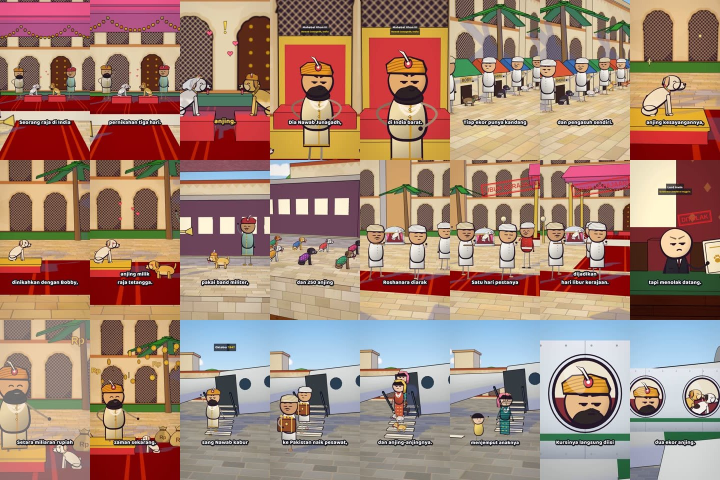
#> input picture content/nikahan-anjing/qa_sheet.jpg, 1440 x 960 px, given in place of f0005.jpg, which was not available (shown at 1/2 size)
$ python make_cover.py 5
#> lines starting #> are read from the running program, lines starting #| are printed output that depends on the picture
from PIL import Image, ImageDraw, ImageFont
import sys
F = int(sys.argv[1]) if len(sys.argv) > 1 else 195
im = Image.open(f"/root/shorts/anjing/frames/f{F:04d}.jpg").convert("RGB")
#> im is the input picture: PIL image 1440x960 RGB; mean R, G, B 163.6, 132.7, 116.8
W, H = im.size
#> W = 1440; H = 960
# soft top gradient for legibility
g = Image.new("L", (1, H))
for y in range(H):
    g.putpixel((0, y), int(150 * max(0, 1 - y / 760)))
dark = Image.new("RGB", (W, H), (20, 18, 30))
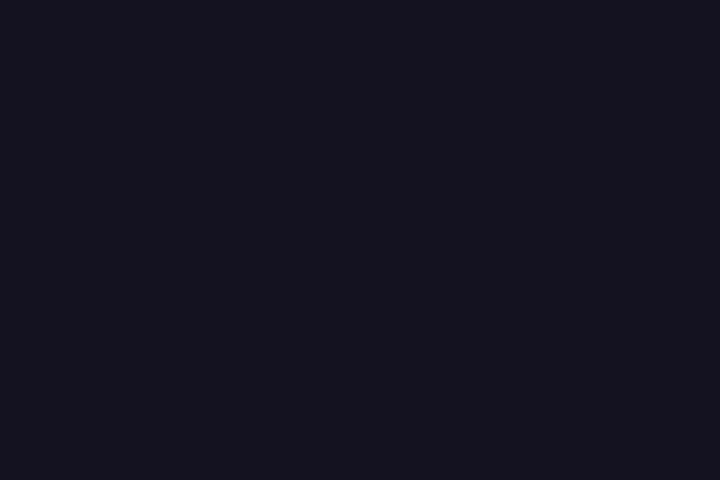
#> dark: PIL image 1440x960 RGB (shown at 1/2 size); mean R, G, B 20, 18, 30
im = Image.composite(dark, im, g.resize((W, H)))
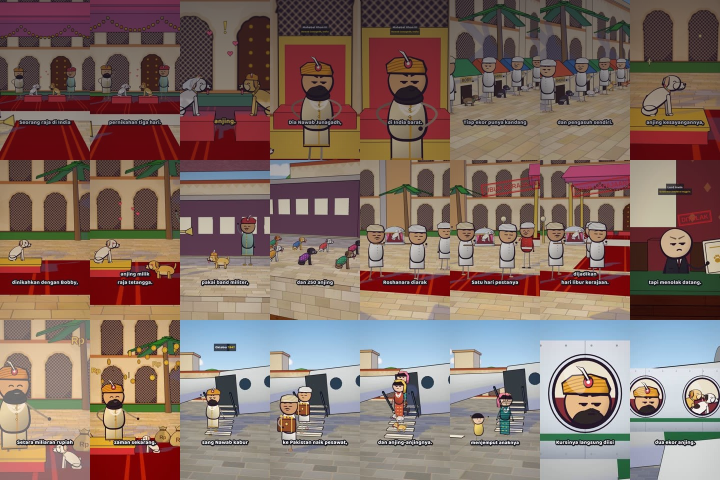
#> im: PIL image 1440x960 RGB (shown at 1/2 size); mean R, G, B 130, 108.6, 100.3
d = ImageDraw.Draw(im)
font = ImageFont.truetype("/root/shorts/anjing/fonts/Baloo2-ExtraBold.ttf", 104)
lines = [[("RAJA INI", "w")], [("NIKAHKAN ", "w"), ("ANJING", "y")], [("PESTA 3 HARI", "w")]]
col = {"w": (255, 255, 255), "y": (255, 214, 0)}
y = 285
for ln in lines:
    full = "".join(t for t, _ in ln)
    tw = d.textlength(full, font=font)
    x = (W - tw) / 2
    for t, c in ln:
        d.text((x, y), t, font=font, fill=col[c], stroke_width=12, stroke_fill=(26, 20, 36))
        x += d.textlength(t, font=font)
    y += 118
#> this loop made 3 passes
#> tw on passes 1 to 3: 411.4, 941.2, 705.6
#> after the loop, y = 639
im.save("/root/shorts/anjing/cover/nikahan_anjing_cover.jpg", quality=93)
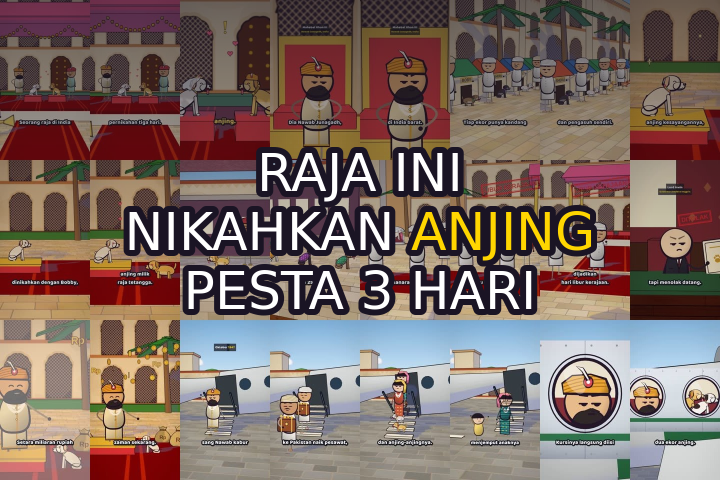
#> saved as nikahan_anjing_cover.jpg: PIL image 1440x960 RGB (shown at 1/2 size); mean R, G, B 124.2, 105.2, 98.6
